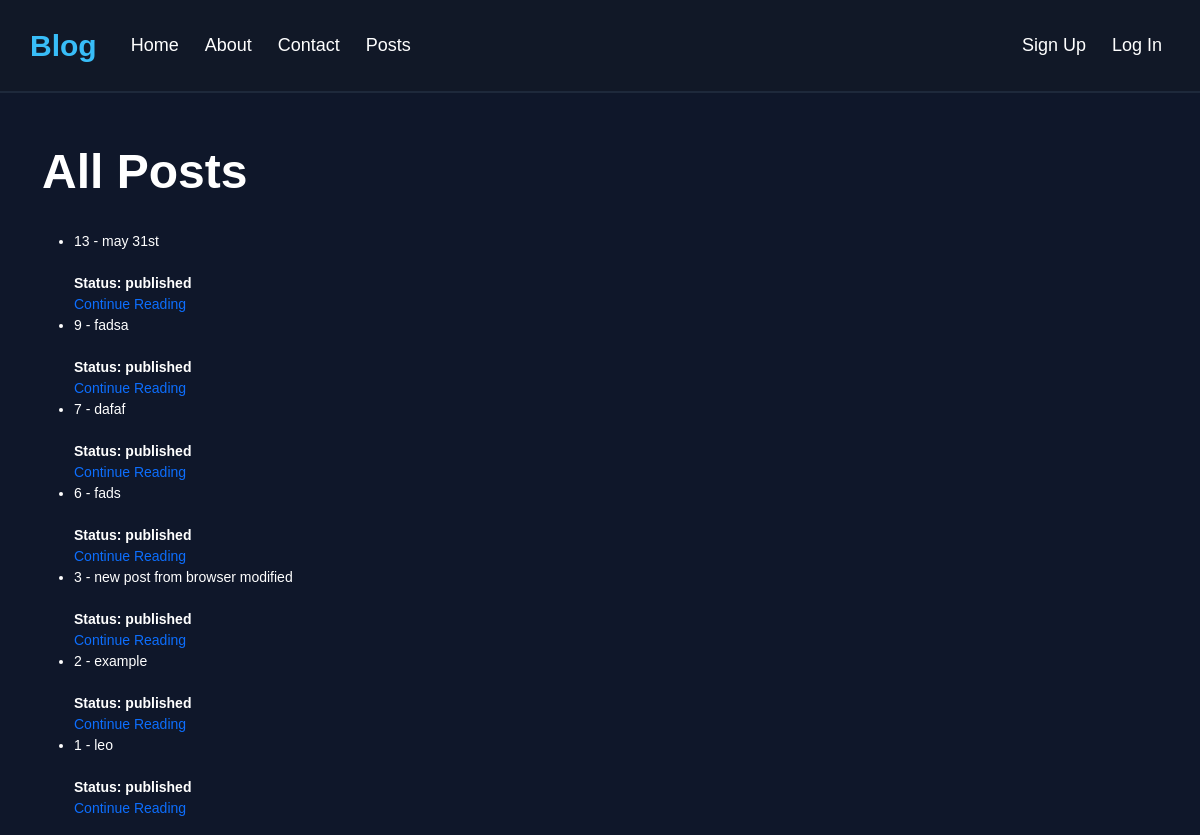
/posts/, run on the app's committed database.
### posts/models.py (models this page shows, shortened)
class Post(models.Model):  # OOP (Object Oriented Programming)
    title = models.CharField(max_length=128)  # string
    subtitle = models.CharField(max_length=256)  # string
    body = models.TextField()  # string
    created_on = models.DateTimeField(auto_now_add=True)  # date / datetime
    author = models.ForeignKey(
        get_user_model(),
        on_delete=models.CASCADE
    )  # User Model
    status = models.ForeignKey(
        Status,
        on_delete=models.DO_NOTHING
    )

class Status(models.Model):
    class Meta:
        verbose_name_plural = "Status"
    name = models.CharField(max_length=128, unique=True)
    description = models.CharField(max_length=200, help_text="Write a description about the status")
    def __str__(self):
        return f"{self.name}"

### posts/views.py (the view)
# urls.py: path("", PostListView.as_view(), name="post_list"),
class PostListView(ListView):
    template_name = "posts/list.html"
    published_status = Status.objects.get(name="published")
    queryset = Post.objects.filter(status=published_status).order_by("-created_on")
    context_object_name = "posts"
    def get_context_data(self, **kwargs):
        context = super().get_context_data(**kwargs)
        context["post_status"] = "All"
        return context

### templates/posts/list.html (shortened to what this page needs)
{% extends 'pages/base.html' %}
{% block content %}
    <h1>{{ post_status }} Posts</h1>
    <div>
        <ul>
            {% for post in posts %}
                <li>{{ post.id }} - {{ post.title }}</li><br>
                <span><strong>Status: {{ post.status }}</strong></span><br>
                <a href="{% url 'post_detail' post.id %}">Continue Reading</a>
            {% endfor %}
        </ul>
    </div>
{% endblock %}

### templates/pages/base.html (shortened to what this page needs)
{% load static %}
<!DOCTYPE html>
<html lang="en">
<head>
    <link href="https://cdn.jsdelivr.net/npm/bootstrap@5.3.8/dist/css/bootstrap.min.css" rel="stylesheet">
    <link rel="stylesheet" href="{% static 'css/style.css' %}">
</head>
<body>
    {% include 'pages/navbar.html' %}
    <div class="container">
        {% block content %}
        {% endblock %}
    </div>
</body>
</html>

### templates/pages/navbar.html (shortened to what this page needs)
<nav class="navbar navbar-expand-lg bg-body-tertiary">
  <div class="container-fluid">
    <a class="navbar-brand" href="{% url 'home' %}">Blog</a>
    <div class="collapse navbar-collapse" id="navbarSupportedContent">
      <ul class="navbar-nav me-auto mb-2 mb-lg-0">
        <li class="nav-item">
          <a class="nav-link active" aria-current="page" href="{% url 'home' %}">Home</a>
        </li>
        <li class="nav-item">
          <a class="nav-link" href="{% url 'about' %}">About</a>
        </li>
        <li class="nav-item">
          <a class="nav-link" href="{% url 'contact' %}">Contact</a>
        </li>
        <li class="nav-item">
          <a class="nav-link" href="{% url 'post_list' %}">Posts</a>
        </li>
      </ul>
      <div class="d-flex">
        <ul class="navbar-nav me-auto mb-2 mb-lg-0">
          {% if user.is_authenticated %}
          <li class="nav-item">
            <span class="badge text-bg-info">{{ user.username }}</span>
          </li>
              <li class="nav-item">
            <a href="{% url 'password_change' %}" class="nav-link">Change Password</a>
          </li>
          <li class="nav-item">
            <form action="{% url 'logout' %}" method="post">
              {% csrf_token %}
              <input type="submit" value="Log Out" class="nav-link">
            </form>
          </li>
          {% else %}
          <li class="nav-item">
            <a href="{% url 'signup' %}" class="nav-link">Sign Up</a>
          </li>
          <li class="nav-item">
            <a class="nav-link" href="{% url 'login' %}">Log In</a>
          </li>
          {% endif %}
        </ul>
      </div>
    </div>
  </div>
</nav>

### static/css/style.css (style rules this page uses)
body { background: #0f172a; color: white; font-family: Arial, Helvetica, sans-serif; min-height: 100vh; }
.navbar { background-color: #111827 !important; padding: 18px; border-bottom: 2px solid #1e293b; }
.navbar-brand { color: #38bdf8 !important; font-size: 30px; font-weight: bold; }
.nav-link { color: white !important; font-size: 18px; margin-left: 10px; transition: 0.3s; }
.container { margin-top: 50px; }
.helptext, .helptext li, ul, li { color: white !important; opacity: 1 !important; font-size: 14px; }
h1 { font-size: 48px; font-weight: bold; margin-bottom: 30px; }
a { text-decoration: none; }
small, .form-text, .text-muted, ul, li { color: white !important; }

### data on the page
Post: id "13", title "may 31st", status "published"
Post: id "9", title "fadsa", status "published"
Post: id "7", title "dafaf", status "published"
Post: id "6", title "fads", status "published"
Post: id "3", title "new post from browser modified", status "published"
Post: id "2", title "example", status "published"
Post: id "1", title "leo", status "published"

### other printed values
{{ post_status }} "All"
